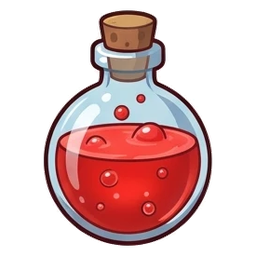
#> input picture assets/ui/items/health_potion.png, 256 x 256 px, found by its file name
$ python make_potion_tiers.py
#> lines starting #> are read from the running program, lines starting #| are printed output that depends on the picture
"""Arte PROVISÓRIA das poções de vida maiores (Maior, Superior, Suprema): recolore a pintura da Poção de Vida
(assets/ui/items/health_potion.png). O líquido escurece/brilha conforme o nível, a rolha vira prata e depois
ouro, e cada nível ganha um brilho a mais em volta do frasco. Troque pela pintura de verdade
(docs/ICONES_PROMPTS.md).

Uso (na raiz do projeto):  python tools/icons/make_potion_tiers.py
"""
import colorsys
import math
import os

from PIL import Image, ImageDraw

DIR = os.path.join("assets", "ui", "items")

# id: (matiz do líquido, mult. de saturação, mult. de valor, cor da rolha (None = mantém), brilhos)
TIERS = {
    "health_potion_greater": (0.975, 1.05, 0.78, None, 1),
    "health_potion_superior": (0.93, 1.0, 0.82, (0.0, 0.0, 0.80), 2),
    "health_potion_supreme": (0.055, 1.0, 1.08, (0.12, 0.85, 1.0), 3),
}
STAR = (255, 226, 120, 255)
STAR_OUT = (120, 70, 20, 255)


def _is_liquid(h, s, v):
    return (h < 0.04 or h > 0.93) and s > 0.35 and v > 0.2


def _is_cork(h, s, v):
    return 0.04 <= h <= 0.14 and 0.2 < s < 0.8 and v > 0.25


def recolor(im, hue, sat_mult, val_mult, cork):
    out = im.copy()
    px = out.load()
    for y in range(out.height):
        for x in range(out.width):
            r, g, b, a = px[x, y]
            if a == 0:
                continue
            h, s, v = colorsys.rgb_to_hsv(r / 255, g / 255, b / 255)
            if _is_liquid(h, s, v):
                h, s, v = hue, min(1.0, s * sat_mult), min(1.0, v * val_mult)
            elif cork is not None and _is_cork(h, s, v):
                ch, cs, cv = cork
                h, s, v = ch, cs * (0.6 + 0.4 * s), min(1.0, cv * (0.55 + 0.6 * v))
            else:
                continue
            rr, gg, bb = colorsys.hsv_to_rgb(h, s, v)
            px[x, y] = (int(rr * 255), int(gg * 255), int(bb * 255), a)
    return out


def star(d, cx, cy, r):
    pts = []
    for i in range(8):
        ang = -math.pi / 2 + i * math.pi / 4
        rad = r if i % 2 == 0 else r * 0.32
        pts.append((cx + math.cos(ang) * rad, cy + math.sin(ang) * rad))
    d.polygon(pts, fill=STAR, outline=STAR_OUT, width=3)


def main():
    base = Image.open(os.path.join(DIR, "health_potion.png")).convert("RGBA")
#> base is the input picture: PIL image 256x256 RGBA; mean R, G, B, A 75.4, 42.8, 42.9, 104
    spots = [(212, 70, 26), (44, 92, 20), (214, 200, 18)]
    for name, (hue, sm, vm, cork, n) in TIERS.items():
        im = recolor(base, hue, sm, vm, cork)
        d = ImageDraw.Draw(im)
        for cx, cy, r in spots[:n]:
            star(d, cx, cy, r)
        im.save(os.path.join(DIR, name + ".png"))
        print("ok", name)
#> this loop made 3 passes
#> pass 1, in main, `im = recolor(base, hue, sm, vm, cork)`:
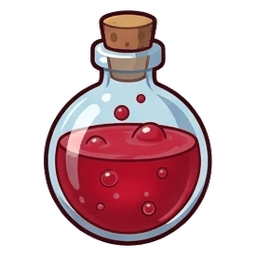
#> im: PIL image 256x256 RGBA; mean R, G, B, A 65.9, 38.5, 43, 104; transparent parts drawn white
#> pass 1, in main, `im.save(os.path.join(DIR, name + ".png"))`:
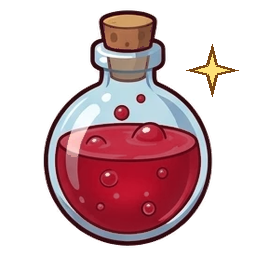
#> saved as health_potion_greater.png: PIL image 256x256 RGBA; mean R, G, B, A 67.6, 39.8, 43.6, 106.4; transparent parts drawn white
#> pass 2, in main, `im = recolor(base, hue, sm, vm, cork)`:
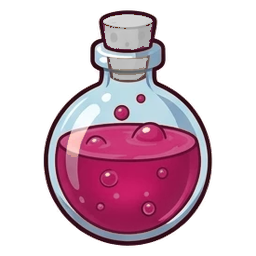
#> im: PIL image 256x256 RGBA; mean R, G, B, A 68.4, 42.4, 55.1, 104; transparent parts drawn white
#> pass 2, in main, `im.save(os.path.join(DIR, name + ".png"))`:
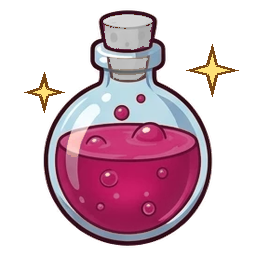
#> saved as health_potion_superior.png: PIL image 256x256 RGBA; mean R, G, B, A 71, 44.4, 55.9, 108; transparent parts drawn white
#> after the loop:
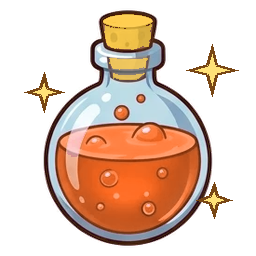
#> im: PIL image 256x256 RGBA; mean R, G, B, A 83.8, 58.9, 43.9, 109.3; transparent parts drawn white


if __name__ == "__main__":
    main()

$ run again, with assets/ui/items/abyss_core.png copied over assets/ui/items/health_potion.png
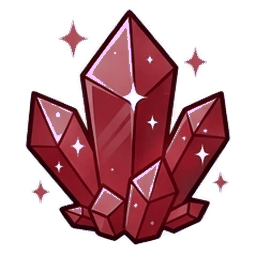
#> input picture assets/ui/items/abyss_core.png, 256 x 256 px, found by its file name
#> in main, base is the input picture: PIL image 256x256 RGBA; mean R, G, B, A 65.9, 24.6, 30.6, 113.6
#> the loop in main, `for name, (hue, sm, vm, cork, n) in TIERS.items():` made 3 passes
#> pass 1, in main, `im.save(os.path.join(DIR, name + ".png"))`:
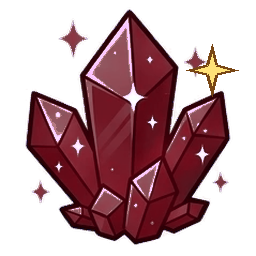
#> saved as health_potion_greater.png: PIL image 256x256 RGBA; mean R, G, B, A 55.2, 20.8, 26.1, 115.9; transparent parts drawn white
#> after the loop in main, `for name, (hue, sm, vm, cork, n) in TIERS.items():`:
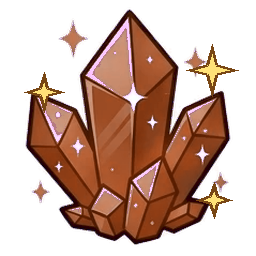
#> im: PIL image 256x256 RGBA; mean R, G, B, A 72.8, 41.5, 27.9, 118.1; transparent parts drawn white

$ run again, with assets/ui/items/ashwood_log.png copied over assets/ui/items/health_potion.png
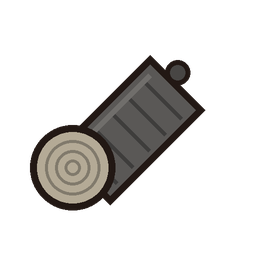
#> input picture assets/ui/items/ashwood_log.png, 256 x 256 px, found by its file name
#> in main, base is the input picture: PIL image 256x256 RGBA; mean R, G, B, A 21.1, 19.5, 17.9, 55.4
#> the loop in main, `for name, (hue, sm, vm, cork, n) in TIERS.items():` made 3 passes
#> pass 1, in main, `im.save(os.path.join(DIR, name + ".png"))`:
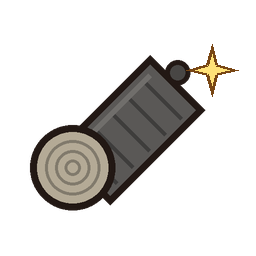
#> saved as health_potion_greater.png: PIL image 256x256 RGBA; mean R, G, B, A 22.7, 20.7, 18.5, 57.8; transparent parts drawn white
#> pass 2, in main, `im.save(os.path.join(DIR, name + ".png"))`:
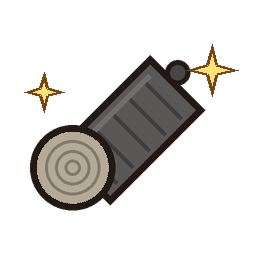
#> saved as health_potion_superior.png: PIL image 256x256 RGBA; mean R, G, B, A 23.8, 21.6, 18.9, 59.3; transparent parts drawn white
